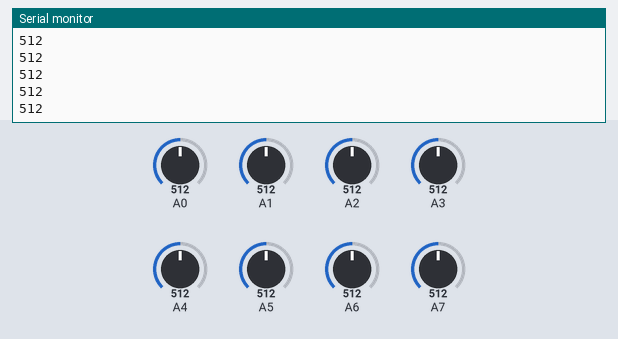
A sketch run on a simulated Arduino Nano, built with avr-gcc and run on an emulated ATmega328P. Parts: the last lines printed to the serial monitor. The test bench sets the inputs (shaded band); at power-on: A7 = 512, A0 = 512, A1 = 512, A2 = 512, A3 = 512, A4 = 512, A5 = 512, A6 = 512.

Above: at 1.2 s.
1.3 s: A7 set to 716
At 2.2 s:
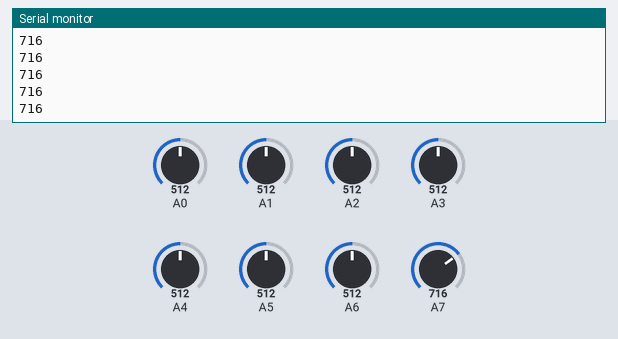
2.8 s: A7 set to 992
At 3.3 s:
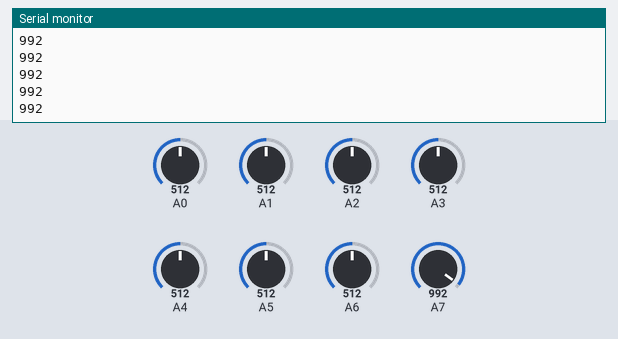
Timing chart, 0 to 5.8 s (numbered marks = the images above; inputs shaded):
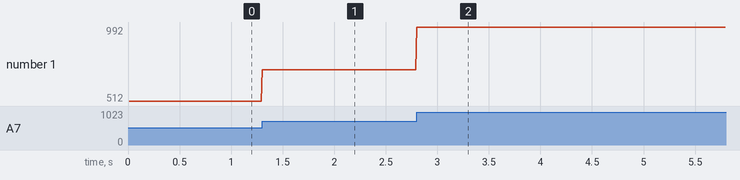

The sketch:

Muscle.ino
```cpp
void setup() {
  // put your setup code here, to run once:
  pinMode(A0,INPUT);
  pinMode(A1,INPUT);
  pinMode(A2,INPUT);
  pinMode(A3,INPUT);
  pinMode(A4,INPUT);
  pinMode(A5,INPUT);
  pinMode(A6,INPUT);
  pinMode(A7,INPUT);
  Serial.begin(9600);
}
int Out1 = 0;
int Out2 = 0;
int Out3 = 0;
int Out4 = 0;
int Out5 = 0;
int Out6 = 0;
int Out7 = 0;
int Out0 = 0;
void loop() {
  // put your main code here, to run repeatedly:
  delay(10);
  Out0 = analogRead(A0);
  Out1 = analogRead(A1);
  Out2 = analogRead(A2);
  Out3 = analogRead(A3);
  Out4 = analogRead(A4);
  Out5 = analogRead(A5);
  Out6 = analogRead(A6);
  Out7 = analogRead(A7);

//  Serial.write(Out0);
//  delay(1000);
//  Serial.write(Out1);
//  delay(1000);
//  Serial.write(Out2);
//  delay(1000);
//  Serial.write(Out3);
//  delay(1000);
//  Serial.write(Out4);
//  delay(1000);
//  Serial.write(Out5);
//  delay(1000);
//  Serial.write(Out6);
//  delay(1000);
  Serial.println(Out7);
  //Serial.write(Out7);

}
```

Measured:
- after the input at 1.3 s, the serial monitor: prints a new line at once (image 1)
- after the input at 2.8 s, the serial monitor: prints a new line at once (image 2)
- plotted number 1: 512 → 716 after the input at 1.3 s, 716 → 992 after the input at 2.8 s
